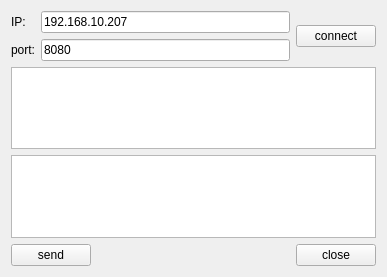
<?xml version="1.0" encoding="UTF-8"?>
<ui version="4.0">
 <class>ClientWidget</class>
 <widget class="QWidget" name="ClientWidget">
  <property name="geometry">
   <rect>
    <x>0</x>
    <y>0</y>
    <width>387</width>
    <height>277</height>
   </rect>
  </property>
  <property name="windowTitle">
   <string>客户端</string>
  </property>
  <layout class="QVBoxLayout" name="verticalLayout">
   <item>
    <layout class="QHBoxLayout" name="horizontalLayout">
     <item>
      <layout class="QGridLayout" name="gridLayout">
       <item row="0" column="0">
        <widget class="QLabel" name="label_2">
         <property name="text">
          <string>IP:</string>
         </property>
        </widget>
       </item>
       <item row="0" column="1">
        <widget class="QLineEdit" name="lineEdit_ip">
         <property name="text">
          <string>192.168.10.207</string>
         </property>
        </widget>
       </item>
       <item row="1" column="0">
        <widget class="QLabel" name="label">
         <property name="text">
          <string>port:</string>
         </property>
        </widget>
       </item>
       <item row="1" column="1">
        <widget class="QLineEdit" name="lineEdit_port">
         <property name="text">
          <string>8080</string>
         </property>
        </widget>
       </item>
      </layout>
     </item>
     <item>
      <widget class="QPushButton" name="btn_connect">
       <property name="text">
        <string>connect</string>
       </property>
      </widget>
     </item>
    </layout>
   </item>
   <item>
    <widget class="QTextEdit" name="textEdit_receive"/>
   </item>
   <item>
    <widget class="QTextEdit" name="textEdit_send"/>
   </item>
   <item>
    <layout class="QHBoxLayout" name="horizontalLayout_2">
     <item>
      <widget class="QPushButton" name="pushButton_send">
       <property name="text">
        <string>send</string>
       </property>
      </widget>
     </item>
     <item>
      <spacer name="horizontalSpacer">
       <property name="orientation">
        <enum>Qt::Horizontal</enum>
       </property>
       <property name="sizeHint" stdset="0">
        <size>
         <width>40</width>
         <height>20</height>
        </size>
       </property>
      </spacer>
     </item>
     <item>
      <widget class="QPushButton" name="pushButton_close">
       <property name="text">
        <string>close</string>
       </property>
      </widget>
     </item>
    </layout>
   </item>
  </layout>
 </widget>
 <layoutdefault spacing="6" margin="11"/>
 <resources/>
 <connections/>
</ui>
